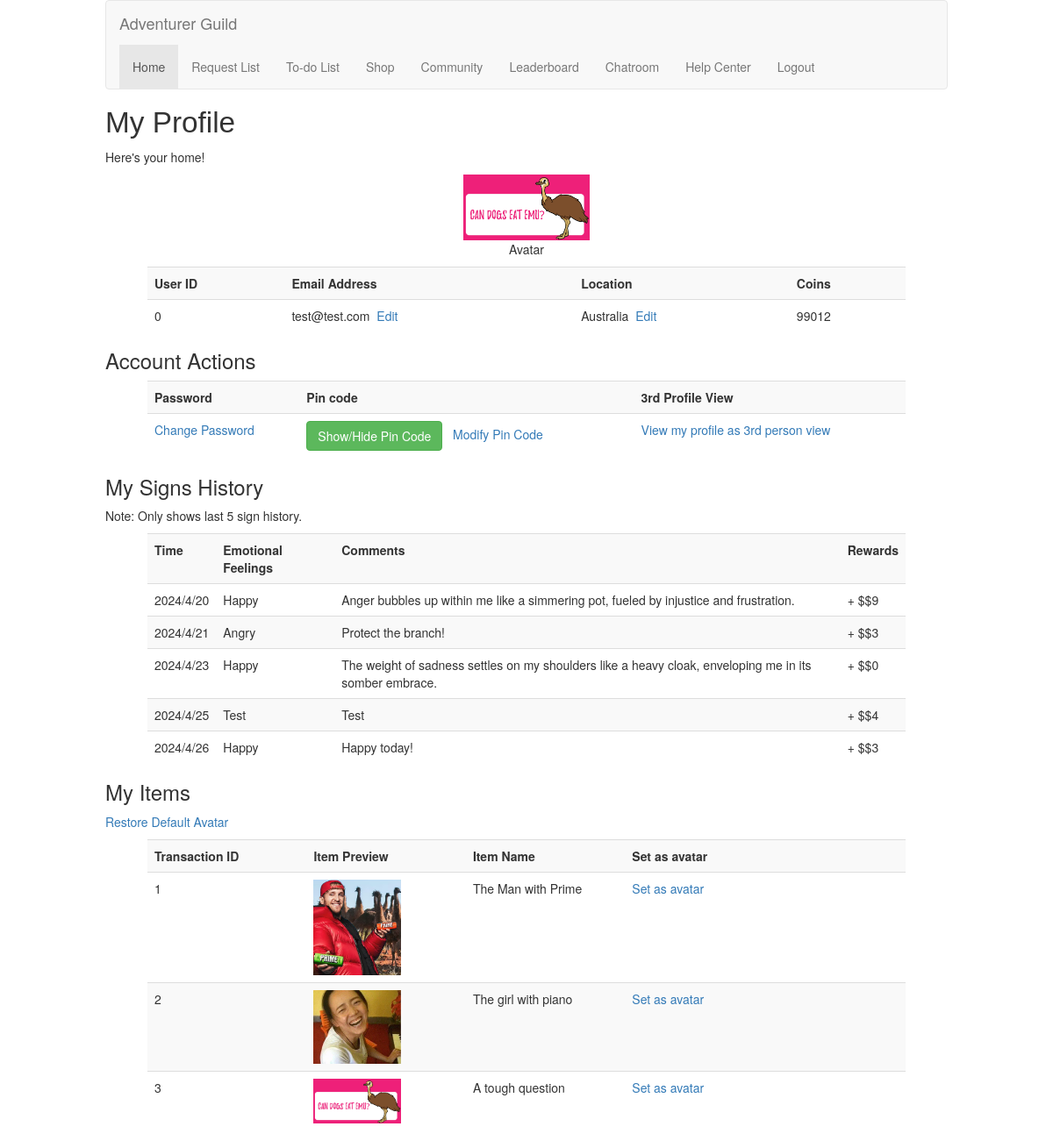
The app's page /profile (signed in) with its own data.
### models/sqlmodels.py (models this page shows, shortened)
class UserInfo(db.Model):
    __tablename__ = 'users'
    userID = Column(String(120), primary_key=True)
    email = Column(String(120), nullable=False)
    password = Column(String(120), nullable=False)
    coins = Column(Integer, nullable=False, default=10)
    avatar = Column(Text, nullable=False, default="default")
    country = Column(Text, nullable=False)
    pincode = Column(Text, nullable=False, default="123")

class Signs(db.Model):
    __tablename__ = 'signs'
    signID = Column(Text, primary_key=True)
    userID = Column(String(120), ForeignKey('users.userID', name='fk_signs_userID'))
    time = Column(Text, nullable=False)
    emotion = Column(Text, nullable=False, default="Happy")
    comments = Column(Text, nullable=False, default="No Comment")
    rewards = Column(Integer, nullable=False, default=0)

class Transaction(db.Model):
    __tablename__ = 'transactions'
    transactionID = Column(Integer, primary_key=True, autoincrement=True)
    userID = Column(String(120), ForeignKey('users.userID', name='fk_transaction_userID'))
    itemID = Column(Integer, ForeignKey('shop.itemID'))

class Shop(db.Model):
    __tablename__ = 'shop'
    itemID = Column(Integer, primary_key=True)
    itemDetail = Column(Text, nullable=False)
    price = Column(Integer, default=0)

### app.py (the view)
    @app.route('/profile')
    @login_required
    def profilePage():
        try:
            infomsg = request.args.get('infomsg', '')
            userID = current_user.id
            pincode = getUserInfo(userID, "pincode")
            user_details = UserInfo.query.filter(UserInfo.userID == userID).all()  # User Info
            if user_details is None:
                return render_template('profile.html', errmsg="User not found")
            nft_details = Transaction.query.join(Transaction, Transaction.itemID == Shop.itemID). \
                        add_columns(Transaction.transactionID, Shop.itemID, Shop.itemDetail). \
                        filter(Transaction.userID==userID).all()
            signHistory = Signs.query.filter(Signs.userID == userID).limit(5).all()
            nftid = str(getUserInfo(userID, "avatar"))  # Get avatar ID
            if "-" in userID: # If "-" is in the userID
                userID_Show_On_Browser = userID.split("-")[0] # Get the first part of the UUID
            else:
                userID_Show_On_Browser = userID
            return render_template('profile.html',
                                userID=userID,
                                userID_Show_On_Browser=userID_Show_On_Browser,
                                user_details=user_details,
                                nft_details=nft_details,
                                nftid=nftid,
                                pincode=pincode,
                                signHistory=signHistory,
                                infomsg=infomsg
                                )
        except Exception as e:
            print(f"An error occurred: " + str(e))
            return render_template('profile.html', errmsg="An internal error occurred")

### app.py (called while the page is built)
    @login_manager.user_loader
    def load_user(user_id):
        return User(user_id)

### apps/get.py (called while the page is built)
def getUserInfo(userID, action):
    user = UserInfo.query.filter(UserInfo.userID == userID).first()
    if user:
        if action == "userid":
            return str(user.userID)
        elif action == "email":
            return user.email
        elif action == "pincode":
            return user.pincode
        elif action == "coins":
            return str(user.coins)
        elif action == "avatar":
            return user.avatar
        else:
             return None
    else:
        return None

### templates/profile.html (shortened to what this page needs)
{% extends 'base.html' %}
{% block content %}
    <h1 id="pageBanner">My Profile</h1>
    <p>Here's your home!</p>
    {% for useritems in user_details %}
    <div class="profileimgdiv">
        <img src="{{ url_for('static', filename='nft/' + useritems.avatar|string + '.png') }}" alt="Avatar" class="profileimages">
        <p>Avatar</p>
    </div>
    <br>
    <table class="table table-striped listcontents">
        <tbody>
        <tr>
            <th scope="col">User ID</th>
            <th scope="col">Email Address</th>
            <th scope="col">Location</th>
            <th scope="col">Coins</th>
        </tr>
        <tr>
            <td>{{useritems.userID}}</td>
            <td>{{useritems.email}}&nbsp;<a href="/modifycenter" title="Change Email"> Edit</a></td>
            <td>{{useritems.country}}&nbsp;<a href="/modifycenter" title="Change country/region"> Edit</a></td>
            <td>{{useritems.coins}}</td>
        </tr>
        {% endfor %}
        </tbody>
    </table>
    <div>
        <h3>Account Actions</h3>
        <div>
            <table class="table table-striped listcontents">
                <tbody>
                    <tr>
                        <th scope="col">Password</th>
                        <th scope="col">Pin code</th>
                        <th scope="col">3rd Profile View</th>
                    </tr>
                    <tr>
                        <td><a href="/modifycenter" title="Change Password"> Change Password</a></td>
                        <td><button type="button" id="showpin" class="btn btn-success">Show/Hide Pin Code</button>
                            <div id="pincode">{{pincode}}</div>&nbsp;<a href="/modifycenter" title="Modify PIN"> Modify Pin Code</a></td>
                        <td><a href="/profile/{{userID}}" title="View my profile in 3rd views" target="_blank"> View my profile as 3rd person view</a></td>
                    </tr>
                </tbody>
            </table>
        </div>
    </div>
    <h3>My Signs History</h3>
    <p>Note: Only shows last 5 sign history.</p>
    <table class="table table-striped listcontents">
        <tbody>
            <tr>
                <th scope="col">Time</th>
                <th scope="col">Emotional Feelings</th>
                <th scope="col">Comments</th>
                <th scope="col">Rewards</th>
            </tr>
            {% for item in signHistory %}
                    <tr>
                        <td>{{item.time}}</td>
                        <td>{{item.emotion}}</td>
                        <td>{{item.comments}}</td>
                        <td>+ $${{item.rewards}}</td>
                    </tr>
            {% endfor %}
        </tbody>
    </table>
    <h3>My Items</h3>
    <p><a href="/setavatar/default" title="Restore Default Avatar">Restore Default Avatar</a></p>
    <table class="table table-striped listcontents">
        <tbody>
        <tr>
            <th scope="col" class="descCol">Transaction ID</th>
            <th scope="col" class="descCol">Item Preview</th>
            <th scope="col" class="descCol">Item Name</th>
            <th scope="col">Set as avatar</th>
        </tr>
        {% for nftitem in nft_details %}
        <tr>
            <td class="descCol">{{nftitem.transactionID}}</td>
            <td class="descCol"><img src="{{ url_for('static', filename='nft/' + nftitem.itemID|string + '.png') }}" alt="Item Preview" class="itempreview"></td>
            <td class="descCol">{{nftitem.itemDetail}}</td>
            <td><a href="/setavatar/{{nftitem.itemID}}" title="Set as avatar">Set as avatar</a></td>
        </tr>
        {% endfor %}
        </tbody>
    </table>
{% endblock %}

### static/css/main.css (style rules this page uses)
a { text-decoration: none; }
.listcontents { width: 90%; margin-left: auto; margin-right: auto; }
.itempreview { width: 60%; height: 60%; }
.profileimgdiv { display: inline-block; text-align: center; margin-left: auto; margin-right: auto; }
.profileimages { width: 15%; height: 15%; }
.descCol { width: 21%; }
#pageBanner { font-family: 'Gill Sans', 'Gill Sans MT', Calibri, 'Trebuchet MS', sans-serif; font-size: 25pt; }

### records on screen
UserInfo: userID "0", email "test@test.com", country "Australia", coins "99012"
Signs: time "2024/4/20", emotion "Happy", comments "Anger bubbles up within me like a simmering pot, fueled by injustice and frustration.", rewards "9"
Signs: time "2024/4/21", emotion "Angry", comments "Protect the branch!", rewards "3"
Signs: time "2024/4/23", emotion "Happy", comments "The weight of sadness settles on my shoulders like a heavy cloak, enveloping me in its somber embrace.", rewards "0"
Signs: time "2024/4/25", emotion "Test", comments "Test", rewards "4"
Signs: time "2024/4/26", emotion "Happy", comments "Happy today!", rewards "3"
Transaction: transactionID "1", shows a picture, itemDetail "The Man with Prime"
Transaction: transactionID "2", shows a picture, itemDetail "The girl with piano"
Transaction: transactionID "3", shows a picture, itemDetail "A tough question"
